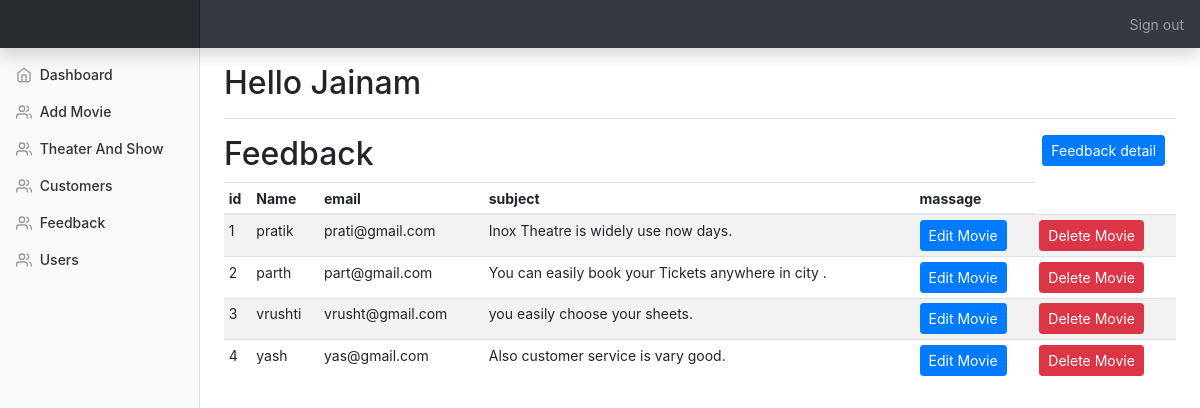
The page /admin/feedback.php (signed in) on the database its author committed.
### tables this page shows
CREATE TABLE `feedback` (
  `id` int(100) NOT NULL,
  `name` varchar(100) NOT NULL,
  `email` varchar(50) NOT NULL,
  `massage` varchar(100) NOT NULL
);

### admin/feedback.php (the view, shortened to what this page needs)
<!doctype html>
<html lang="en">
  <head>
<?php include_once("./templates/top.php"); ?>
<?php include_once("./templates/navbar.php"); ?>
<div class="container-fluid">
  <div class="row">
    <?php include "./templates/sidebar.php"; ?>
      <div class="row">
      	<div class="col-10">
      		<h2>Feedback</h2>
      	</div>
      	<div class="col-2">
      		<a href="#" data-toggle="modal" data-target="#add_feedback_modal" class="btn btn-primary btn-sm">Feedback detail</a>
      	</div>
      </div>
      <div class="table-responsive">
        <table class="table table-striped table-sm">
          <thead>
            <tr>
              <th>id</th>
              <th>Name</th>
              <th>email</th>
              <th>subject</th>
              <th>massage</th>
            </tr>
          </thead>
          <tbody id="product_list">
           <?php
include_once 'Database.php';
$result = mysqli_query($conn,"SELECT * FROM feedback");
if (mysqli_num_rows($result) > 0) {
  while($row = mysqli_fetch_array($result)) {
    $id=$row['id'];?>
    <tr>
              <td><?php echo $row['id'];?></td>
              <td><?php echo $row['name'];?></td>
              <td><?php echo $row['email'];?></td>
              <td><?php echo $row['massage'];?></td>
              <td><button data-toggle="modal" type="button" data-target="#edit_feedback_modal<?php echo $id;?>" class="btn btn-primary btn-sm">Edit Movie</button></td>
              <td><button data-toggle="modal" type="button" data-target="#delete_feedback_modal<?php echo $id;?>" class="btn btn-danger btn-sm">Delete Movie</button></td>
            </tr>
  <?php
  }
}
?>
          </tbody>
        </table>
      </div>
    </main>
  </div>
</div>
<?php include_once("./templates/footer.php"); ?>

### admin/css/dashboard.css (style rules this page uses)
body { font-size: .875rem; }

### rows shown on the page
feedback: id "1", name "pratik", email "prati@gmail.com", massage "Inox Theatre is widely use now days."
feedback: id "2", name "parth", email "part@gmail.com", massage "You can easily book your Tickets anywhere in city ."
feedback: id "3", name "vrushti", email "vrusht@gmail.com", massage "you easily choose your sheets."
feedback: id "4", name "yash", email "yas@gmail.com", massage "Also customer service is vary good."

### other values the page prints
$_SESSION["admin"] "Jainam"
